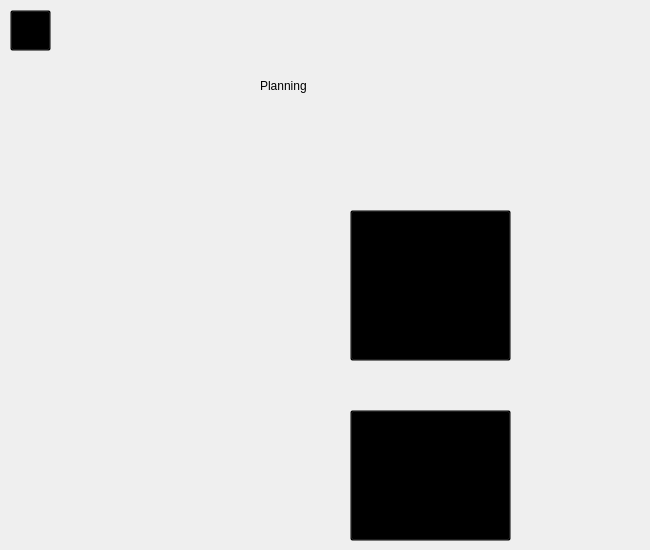
    <widget class="QWidget" name="page_2">
     <widget class="QLabel" name="label_2">
      <property name="geometry">
       <rect>
        <x>260</x>
        <y>20</y>
        <width>381</width>
        <height>131</height>
       </rect>
      </property>
      <property name="styleSheet">
       <string notr="true">font: 72pt &quot;Comic Sans MS&quot;;
background-color: rgb(0, 0, 0, 0%);</string>
      </property>
      <property name="text">
       <string>Planning</string>
      </property>
     </widget>
     <widget class="QToolButton" name="toolButton_2">
      <property name="geometry">
       <rect>
        <x>350</x>
        <y>210</y>
        <width>161</width>
        <height>151</height>
       </rect>
      </property>
      <property name="styleSheet">
       <string notr="true">background-color: rgb(0, 0, 0, 0%);
</string>
      </property>
      <property name="text">
       <string>...</string>
      </property>
      <property name="icon">
       <iconset resource="Image.qrc">
        <normaloff>:/IMG/IMG/icons8-plus-480.png</normaloff>:/IMG/IMG/icons8-plus-480.png</iconset>
      </property>
      <property name="iconSize">
       <size>
        <width>100</width>
        <height>100</height>
       </size>
      </property>
     </widget>
     <widget class="QToolButton" name="toolButton_8">
      <property name="geometry">
       <rect>
        <x>10</x>
        <y>10</y>
        <width>41</width>
        <height>41</height>
       </rect>
      </property>
      <property name="styleSheet">
       <string notr="true">background-color: rgb(0, 0, 0, 0%);
</string>
      </property>
      <property name="text">
       <string>...</string>
      </property>
      <property name="icon">
       <iconset resource="Image.qrc">
        <normaloff>:/IMG/IMG/icons8-back-52.png</normaloff>:/IMG/IMG/icons8-back-52.png</iconset>
      </property>
      <property name="iconSize">
       <size>
        <width>80</width>
        <height>80</height>
       </size>
      </property>
     </widget>
     <widget class="QToolButton" name="toolButton_26">
      <property name="geometry">
       <rect>
        <x>350</x>
        <y>410</y>
        <width>161</width>
        <height>131</height>
       </rect>
      </property>
      <property name="styleSheet">
       <string notr="true">background-color: rgb(0, 0, 0, 0%);</string>
      </property>
      <property name="text">
       <string/>
      </property>
      <property name="icon">
       <iconset resource="Image.qrc">
        <normaloff>:/IMG/IMG/icons8-arrow-pointing-left-80.png</normaloff>:/IMG/IMG/icons8-arrow-pointing-left-80.png</iconset>
      </property>
      <property name="iconSize">
       <size>
        <width>100</width>
        <height>100</height>
       </size>
      </property>
     </widget>
    </widget>
